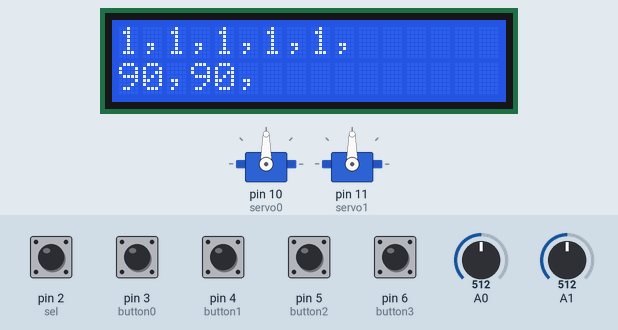
Recording of a sketch running on a simulated Arduino Uno, built with avr-gcc and run on an emulated ATmega328P. On the bench: 2 × servo, 16×2 character LCD. Inputs (shaded band) come from the test bench; at power-on: pin 2 (sel), pin 3 (button0), pin 4 (button1), pin 5 (button2), pin 6 (button3) HIGH, A0 = 512, A1 = 512. What the sketch prints to the serial monitor is not drawn.

Above: at 2.2 s.
2.3 s: A0 set to 60
At 3.2 s:
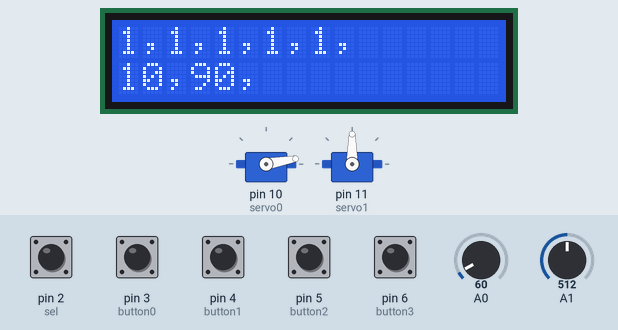
3.8 s: A0 set to 52
At 4.4 s:
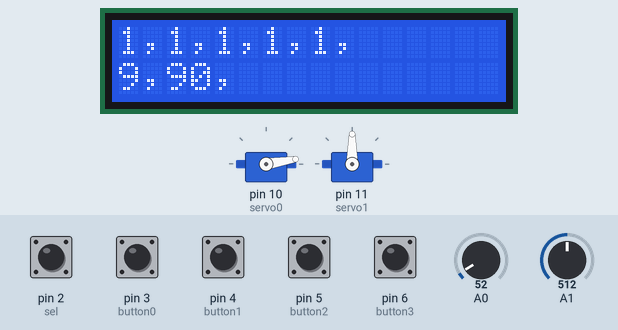
5.3 s: A1 set to 63
At 6.5 s:
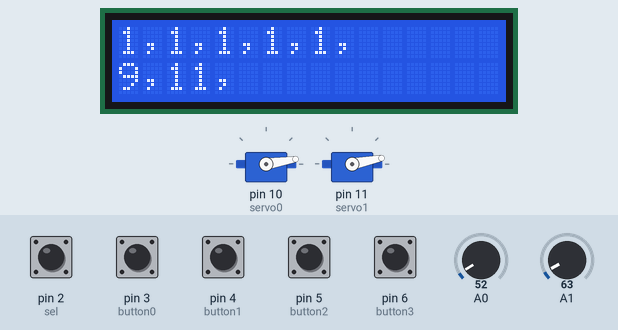
6.8 s: A1 set to 52
At 7.8 s:
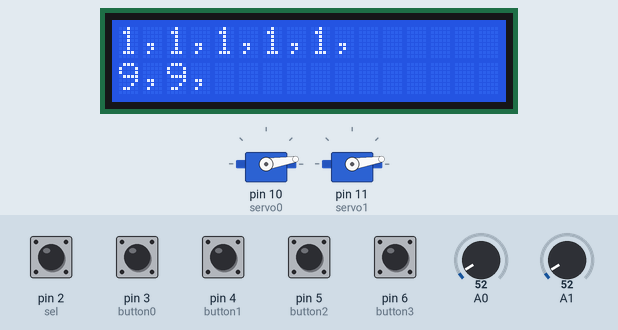
8.3 s: A0 set to 511
At 9.0 s:
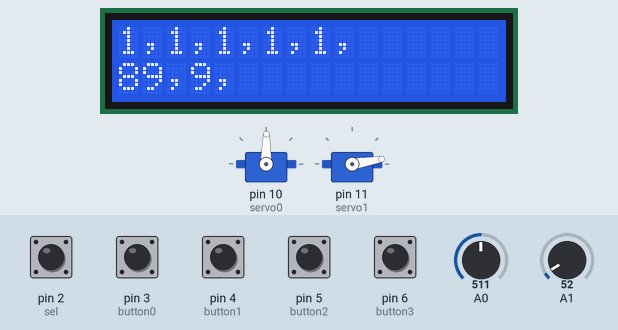
9.8 s: A1 set to 122
At 10.2 s:
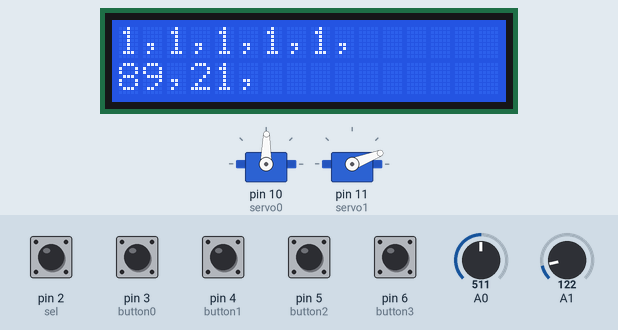
Timing chart, 0 to 12.3 s (numbered marks = the images above; inputs shaded):
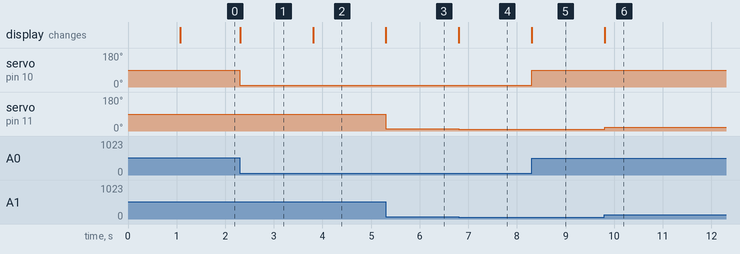

The sketch:

sketch_160116GameControllerFraged.ino
```cpp
/*
 Joystick Shield Sample Sketch

 Reads the buttons and joystick position of SparkFun's Arduino
 Joystick Shield. The Joystick Shield is available from SparkFun's
 website:

 http://www.sparkfun.com/commerce/product_info.php?products_id=9490

 created Nov. 23, 2009
 by Ryan Owens

 modified by matz tada
 equiped with 2 servo motors
 each move refered to the Joystick value
*/

#include <stdio.h>

//Create variables for each button on the Joystick Shield to assign the pin numbers
char button0 = 3, button1 = 4, button2 = 5, button3 = 6;
char sel = 2;

#include <Servo.h>
Servo servo0;
Servo servo1;

#include<LiquidCrystal.h>
#define LCD_COLS 16
LiquidCrystal lcd(9, 8, 7, A5, A4, A3, A2);//         Syntax : LiquidCrystal(rs, rw, enable, d4, d5, d6, d7)
String lcdStr0 = "hello hoge";
String lcdStr1 = "humu nyann nyann ";
int lcdStrStartPosition = 0;
long pastMillis = millis() ;

long sendInterval = 250;
int eventFlag = 0;
String sendStr = "";

float firstar0deg = 0;
float firstar1deg = 0;

float ar0;
float ar1;
int s;
int b0;
int b1;
int b2;
int b3;
int ar0deg;
int ar1deg;

float pastar0;
float pastar1;
int pasts;
int pastb0;
int pastb1;
int pastb2;
int pastb3;
int pastar0deg;
int pastar1deg;

void setup(void)
{
  //Buttons initialize
  pinMode(sel, INPUT);      //Set the Joystick 'Select'button as an input
  digitalWrite(sel, HIGH);  //Enable the pull-up resistor on the select button

  pinMode(button0, INPUT);      //Set the Joystick button 0 as an input
  digitalWrite(button0, HIGH);  //Enable the pull-up resistor on button 0

  pinMode(button1, INPUT);      //Set the Joystick button 1 as an input
  digitalWrite(button1, HIGH);  //Enable the pull-up resistor on button 1

  pinMode(button2, INPUT);      //Set the Joystick button 2 as an input
  digitalWrite(button2, HIGH);  //Enable the pull-up resistor on button 2

  pinMode(button3, INPUT);      //Set the Joystick button 3 as an input
  digitalWrite(button3, HIGH);  //Enable the pull-up resistor on button 3

  //Serial initialize
  Serial.begin(9600);           //Turn on the Serial Port at 9600 bps

  //servo initialize
  servo0.attach(10);
  servo1.attach(11);
  servo0.write(90);
  servo1.write(90);

  //LCD initialize
  lcd.begin(LCD_COLS, 2);

  delay(1000);

  //initialize joyStick first value
  for (int i = 0; i < 10; i++) {
    float ar0 = analogRead(0);
    float ar1 = analogRead(1);
    firstar0deg = ar0 / 1024 * 180;
    firstar1deg = ar1 / 1024 * 180;
  }

  Serial.println(firstar0deg);
  Serial.println(firstar1deg);

  pastar0 = analogRead(0);
  pastar1 = analogRead(1);
  pasts = digitalRead(sel);
  pastb0 = digitalRead(button0);
  pastb1 = digitalRead(button1);
  pastb2 = digitalRead(button2);
  pastb3 = digitalRead(button3);
  pastar0deg = pastar0 / 1024 * 180;
  pastar1deg = pastar1 / 1024 * 180;

}

void loop(void)
{
  ar0 = analogRead(0);
  ar1 = analogRead(1);
  s = digitalRead(sel);
  b0 = digitalRead(button0);
  b1 = digitalRead(button1);
  b2 = digitalRead(button2);
  b3 = digitalRead(button3);

  //servo
  ar0deg = ar0 / 1024 * 180;
  ar1deg = ar1 / 1024 * 180;

  //  //for safety
  //  if (ar0deg <= 45) ar0deg = 45;
  //  else if (ar0deg >= 135) ar0deg = 135;
  //  if (ar1deg <= 45) ar1deg = 45;
  //  else if (ar1deg >= 135) ar1deg = 135;

  lcdStr1 = String((int)ar0deg);         //Read the position of the joysticks X axis and print it on the serial port.
  lcdStr1 += ",";
  lcdStr1 += String((int)ar1deg);         //Read the position of the joysticks Y axis and print it on the serial port.
  lcdStr1 += ",";
  lcdStr1 += "\n";
  lcdStr0  = String(s);      //Read the value of the select button and print it on the serial port.
  lcdStr0  += ",";
  lcdStr0 += String(b0);  //Read the value of the button 0 and print it on the serial port.
  lcdStr0 += ",";
  lcdStr0 += String(b1);  //Read the value of the button 1 and print it on the serial port.
  lcdStr0 += ",";
  lcdStr0 += String(b2);  //Read the value of the button 2 and print it on the serial port.
  lcdStr0 += ",";
  lcdStr0 += String(b3); //Read the value of the button 3 and print it on the serial port.
  lcdStr0 += ",";

  servo0.write(ar0deg);
  servo1.write(ar1deg);

  //LCD
  lcd.setCursor(0, 0);
  lcd.print(lcdStr0);
  lcd.setCursor(0, 1);
  lcd.print(lcdStr1);

  //event watcher
  sendStr = "";
  if (b0 != pastb0) {
    pastb0 = b0;
    eventFlag = 1;
    sendStr += "a";
    sendStr += b0;
  }
  if (b1 != pastb1) {
    pastb1 = b1;
    eventFlag = 1;
    sendStr += "b";
    sendStr += b1;
  }
  if (b2 != pastb2) {
    pastb2 = b2;
    eventFlag = 1;
    sendStr += "c";
    sendStr += b2;
  }
  if (b3 != pastb3) {
    pastb3 = b3;
    eventFlag = 1;
    sendStr += "d";
    sendStr += b3;
  }
  if (s != pasts) {
    pasts = s;
    eventFlag = 1;
    sendStr += "e";
    sendStr += s;
  }
  if (ar0deg - firstar0deg < -5 || 5 < ar0deg - firstar0deg ) {
    pastar0deg = ar0deg;
    eventFlag = 1;
    sendStr += "f";
    char temp[3];
    sprintf(temp, "%03d", ar0deg);
    sendStr += temp;
    //    sendStr += (int)ar0deg;
  }
  if (ar1deg - firstar1deg < -5 || 5 < ar1deg - firstar1deg ) {
    pastar1deg = ar1deg;
    eventFlag = 1;
    sendStr += "g";
    char temp[3];
    sprintf(temp, "%03d", ar1deg);
    sendStr += temp;
    //    sendStr += (int)ar1deg;
  }

  //avoid congestion of the wireless siganl, think about timing and event occur
  if (eventFlag) {
    if (millis() - pastMillis > sendInterval) {
      if (sendStr != "") {
        pastMillis = millis();
        sendStr += '\n';

        Serial.print(sendStr);

        //      Serial.print(lcdStr0);
        //      Serial.print(lcdStr1);
      }
      eventFlag = 0;
    }
  }
}
```

Measured:
- the behaviour switches between 57 and 56 on A0 (found by bisection; images 1 and 2)
- the behaviour switches between 57 and 56 on A1 (found by bisection; images 3 and 4)
- after the input at 2.3 s, servo on pin 10 (servo0): 90° → 10° at once; the display: changes at once (image 1)
- after the input at 3.8 s, servo on pin 10 (servo0): 10° → 9° at once; the display: changes at once (image 2)
- after the input at 5.3 s, servo on pin 11 (servo1): 90° → 11° at once; the display: changes at once (image 3)
- after the input at 6.8 s, servo on pin 11 (servo1): 11° → 9° at once; the display: changes at once (image 4)
- after the input at 8.3 s, servo on pin 10 (servo0): 9° → 89° at once; the display: changes at once (image 5)
- after the input at 9.8 s, servo on pin 11 (servo1): 9° → 21° at once; the display: changes at once (image 6)
